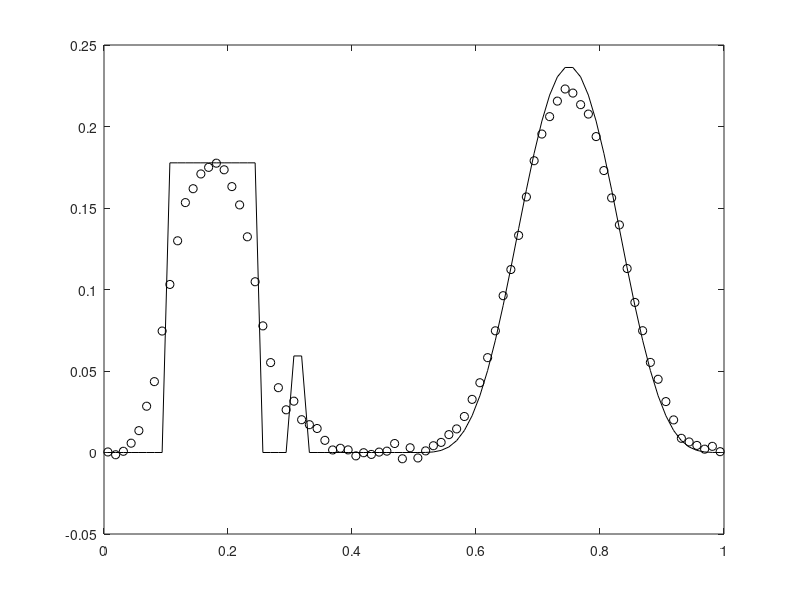

Reproduce this figure in MATLAB. (Note: this script raises an error after producing the figure.)
%  
%  1d image deblurring with zero boundary conditions.
%
%  Tikhonov regularization is implemented with the regularization parameter 
%  alpha chosen using one of UPRE, GCV, DP, or L-curve. 
%
%  This m-file was used to generate Figures in Chapter 2 of the book.
%
%  written by John Bardsley 2016.
%
%  First, create a Toeplitz matrix A using zero BCs and a Gaussian kernel.
clear all, close all
n      = 80;  % No. of grid points
h      = 1/n;
t      = [h/2:h:1-h/2]';
sig    = .03; % kernel width
kernel = (1/sqrt(2*pi)/sig) * exp(-(t-h/2).^2/2/sig^2);
A      = toeplitz(kernel)*h;
%
% Next, set up true solution x_true and data b = A*x_true + error.
x_true  = .75*(.1<t&t<.25) + .25*(.3<t&t<.32) + (.5<t&t<1).*sin(2*pi*t).^4;
x_true  = x_true/norm(x_true);
Ax      = A*x_true;
err_lev = 2; % percent error in data.
sigma   = err_lev/100 * norm(Ax) / sqrt(n);
eta     =  sigma * randn(n,1);
b       = Ax + eta;
figure(1), 
  plot(t,x_true,'k',t,b,'ko')
%
% Compute the Tikhonov solution with alpha chosen using one of UPRE, GCV, 
% DP, or L-curve.
[U,S,V] = svd(A);
dS      = diag(S); 
dS2     = dS.^2; 
Utb     = U'*b;
param_choice = input(' Enter 1 for UPRE, 2 for GCV, 3 for DP, or 4 for L-curve. ');
if param_choice == 1 %UPRE
    RegParam_fn = @(a) sum((a^2*Utb.^2)./(dS2+a).^2)+2*sigma^2*sum(dS2./(dS2+a));
elseif param_choice == 2 %GCV
    RegParam_fn = @(a) sum((a^2*Utb.^2)./(dS2+a).^2)/(n-sum(dS2./(dS2+a)))^2;
elseif param_choice == 3 %DP
    RegParam_fn = @(a) abs(sum((a^2*Utb.^2)./(dS2+a).^2)-n*sigma^2);
elseif param_choice == 4 %L-curve: 
    %!!! --- curvatureLcurve.m is at the bottom of this m-file --- !!!
    RegParam_fn = @(alpha) - curvatureLcurve(alpha,A,U,S,V,b);
end
alpha = fminbnd(RegParam_fn,0,1);
%
% Now compute the regularized solution and plot it.
dSfilt    = dS./(dS2+alpha);
xfilt     = V*(dSfilt.*(U'*b));
rel_error = norm(xfilt-x_true)/norm(x_true)
figure(2)
  plot(t,x_true,'b-',t,xfilt,'k-')

% curvatureLcurve function
function[calpha] = curvatureLcurve(alpha,A,U,S,V,b)
% This function evaluates the curvature of the L-curve 
% Inputs:
% alpha = regularization parameter
% A     = model matrix
% USV   = SVD of A
% b     = right-hand-side/measurement vector.
%
% Outputs:
% calpha = value of the curvature of the L-curve at alpha, see Ch. 2. 
% 
% written by John Bardsley 2016.
%
% Compute minus the curvature of the L-curve
dS = diag(S); dS2 = dS.^2;
Utb = U'*b;
xalpha = V*((dS./(dS2+alpha)).*(Utb));
ralpha = A*xalpha-b;
xi = norm(xalpha)^2;
rho = norm(ralpha)^2;
% From Hansen 2010 -- seems to be incorrect.
%zalpha = V*((dS./(dS2+alpha)).*(U'*ralpha));
%xi_p = (4/sqrt(alpha))*xalpha'*zalpha;
%calpha =   2*(xi*rho/xi_p) *...
%           (alpha*xi_p*rho+2*sqrt(alpha)*xi*rho+alpha^2*xi*xi_p) / ...
%           (alpha*xi^2+rho^2)^(3/2);
% From Vogel 2002. 
xi_p = sum(-2*dS2.*Utb.^2./(dS2+alpha).^3);
calpha = - ( (rho*xi)*(alpha*rho+alpha^2*xi)+(rho*xi)^2/xi_p ) / ...
           ( rho^2+alpha^2*xi^2)^(3/2);
end